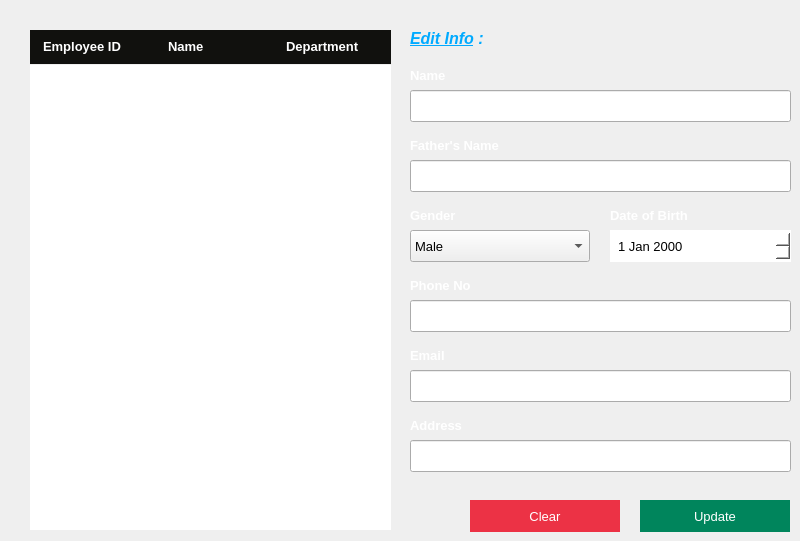
    <widget class="QWidget" name="updateEmpWidget">
     <property name="styleSheet">
      <string notr="true">#updateEmpWidget
{
	background:#2D2D2D;
}

</string>
     </property>
     <widget class="QLineEdit" name="updateEmpName">
      <property name="geometry">
       <rect>
        <x>410</x>
        <y>90</y>
        <width>381</width>
        <height>32</height>
       </rect>
      </property>
      <property name="font">
       <font>
        <family>Arial</family>
        <pointsize>10</pointsize>
       </font>
      </property>
      <property name="styleSheet">
       <string notr="true"/>
      </property>
     </widget>
     <widget class="QLabel" name="id_15">
      <property name="geometry">
       <rect>
        <x>410</x>
        <y>65</y>
        <width>141</width>
        <height>21</height>
       </rect>
      </property>
      <property name="font">
       <font>
        <pointsize>10</pointsize>
        <bold>true</bold>
       </font>
      </property>
      <property name="text">
       <string>&lt;html&gt;&lt;head/&gt;&lt;body&gt;&lt;p&gt;&lt;span style=&quot; color:#ffffff;&quot;&gt;Name&lt;/span&gt;&lt;/p&gt;&lt;/body&gt;&lt;/html&gt;</string>
      </property>
     </widget>
     <widget class="QLabel" name="id_16">
      <property name="geometry">
       <rect>
        <x>410</x>
        <y>345</y>
        <width>141</width>
        <height>21</height>
       </rect>
      </property>
      <property name="font">
       <font>
        <pointsize>10</pointsize>
        <bold>true</bold>
       </font>
      </property>
      <property name="text">
       <string>&lt;html&gt;&lt;head/&gt;&lt;body&gt;&lt;p&gt;&lt;span style=&quot; color:#ffffff;&quot;&gt;Email&lt;/span&gt;&lt;/p&gt;&lt;/body&gt;&lt;/html&gt;</string>
      </property>
     </widget>
     <widget class="QLabel" name="id_17">
      <property name="geometry">
       <rect>
        <x>410</x>
        <y>205</y>
        <width>141</width>
        <height>21</height>
       </rect>
      </property>
      <property name="font">
       <font>
        <pointsize>10</pointsize>
        <bold>true</bold>
       </font>
      </property>
      <property name="text">
       <string>&lt;html&gt;&lt;head/&gt;&lt;body&gt;&lt;p&gt;&lt;span style=&quot; color:#ffffff;&quot;&gt;Gender&lt;/span&gt;&lt;/p&gt;&lt;/body&gt;&lt;/html&gt;</string>
      </property>
     </widget>
     <widget class="QComboBox" name="updateEmpGender">
      <property name="geometry">
       <rect>
        <x>410</x>
        <y>230</y>
        <width>180</width>
        <height>32</height>
       </rect>
      </property>
      <property name="font">
       <font>
        <family>Arial</family>
        <pointsize>10</pointsize>
       </font>
      </property>
      <property name="styleSheet">
       <string notr="true">#empDesig
{
	background:white;
	color:black;
	border:none;
	padding-left:6px;
}</string>
      </property>
      <item>
       <property name="text">
        <string>Male</string>
       </property>
      </item>
      <item>
       <property name="text">
        <string>Female</string>
       </property>
      </item>
      <item>
       <property name="text">
        <string>Other</string>
       </property>
      </item>
     </widget>
     <widget class="QLabel" name="id_19">
      <property name="geometry">
       <rect>
        <x>610</x>
        <y>205</y>
        <width>141</width>
        <height>21</height>
       </rect>
      </property>
      <property name="font">
       <font>
        <pointsize>10</pointsize>
        <bold>true</bold>
       </font>
      </property>
      <property name="text">
       <string>&lt;html&gt;&lt;head/&gt;&lt;body&gt;&lt;p&gt;&lt;span style=&quot; color:#ffffff;&quot;&gt;Date of Birth&lt;/span&gt;&lt;/p&gt;&lt;/body&gt;&lt;/html&gt;</string>
      </property>
     </widget>
     <widget class="QLabel" name="id_18">
      <property name="geometry">
       <rect>
        <x>410</x>
        <y>275</y>
        <width>141</width>
        <height>21</height>
       </rect>
      </property>
      <property name="font">
       <font>
        <pointsize>10</pointsize>
        <bold>true</bold>
       </font>
      </property>
      <property name="text">
       <string>&lt;html&gt;&lt;head/&gt;&lt;body&gt;&lt;p&gt;&lt;span style=&quot; color:#ffffff;&quot;&gt;Phone No&lt;/span&gt;&lt;/p&gt;&lt;/body&gt;&lt;/html&gt;</string>
      </property>
     </widget>
     <widget class="QLineEdit" name="updateEmpPhone">
      <property name="geometry">
       <rect>
        <x>410</x>
        <y>300</y>
        <width>381</width>
        <height>32</height>
       </rect>
      </property>
      <property name="font">
       <font>
        <family>Arial</family>
        <pointsize>10</pointsize>
       </font>
      </property>
      <property name="styleSheet">
       <string notr="true"/>
      </property>
     </widget>
     <widget class="QLineEdit" name="updateEmpEmail">
      <property name="geometry">
       <rect>
        <x>410</x>
        <y>370</y>
        <width>381</width>
        <height>32</height>
       </rect>
      </property>
      <property name="font">
       <font>
        <family>Arial</family>
        <pointsize>10</pointsize>
       </font>
      </property>
      <property name="styleSheet">
       <string notr="true"/>
      </property>
     </widget>
     <widget class="QLineEdit" name="updateEmpAddress">
      <property name="geometry">
       <rect>
        <x>410</x>
        <y>440</y>
        <width>381</width>
        <height>32</height>
       </rect>
      </property>
      <property name="font">
       <font>
        <family>Arial</family>
        <pointsize>10</pointsize>
       </font>
      </property>
      <property name="styleSheet">
       <string notr="true"/>
      </property>
     </widget>
     <widget class="QLabel" name="id_20">
      <property name="geometry">
       <rect>
        <x>410</x>
        <y>415</y>
        <width>141</width>
        <height>21</height>
       </rect>
      </property>
      <property name="font">
       <font>
        <pointsize>10</pointsize>
        <bold>true</bold>
       </font>
      </property>
      <property name="text">
       <string>&lt;html&gt;&lt;head/&gt;&lt;body&gt;&lt;p&gt;&lt;span style=&quot; color:#ffffff;&quot;&gt;Address&lt;/span&gt;&lt;/p&gt;&lt;/body&gt;&lt;/html&gt;</string>
      </property>
     </widget>
     <widget class="QLabel" name="id_21">
      <property name="geometry">
       <rect>
        <x>410</x>
        <y>135</y>
        <width>141</width>
        <height>21</height>
       </rect>
      </property>
      <property name="font">
       <font>
        <pointsize>10</pointsize>
        <bold>true</bold>
       </font>
      </property>
      <property name="text">
       <string>&lt;html&gt;&lt;head/&gt;&lt;body&gt;&lt;p&gt;&lt;span style=&quot; color:#ffffff;&quot;&gt;Father's Name&lt;/span&gt;&lt;/p&gt;&lt;/body&gt;&lt;/html&gt;</string>
      </property>
     </widget>
     <widget class="QLineEdit" name="updateEmpFName">
      <property name="geometry">
       <rect>
        <x>410</x>
        <y>160</y>
        <width>381</width>
        <height>32</height>
       </rect>
      </property>
      <property name="font">
       <font>
        <family>Arial</family>
        <pointsize>10</pointsize>
       </font>
      </property>
      <property name="styleSheet">
       <string notr="true"/>
      </property>
     </widget>
     <widget class="QPushButton" name="pushButton_7">
      <property name="geometry">
       <rect>
        <x>640</x>
        <y>500</y>
        <width>150</width>
        <height>32</height>
       </rect>
      </property>
      <property name="font">
       <font>
        <pointsize>10</pointsize>
       </font>
      </property>
      <property name="cursor">
       <cursorShape>PointingHandCursor</cursorShape>
      </property>
      <property name="focusPolicy">
       <enum>Qt::TabFocus</enum>
      </property>
      <property name="styleSheet">
       <string notr="true">#pushButton_7
{
	background:#00855C;
	border:none;
	color:white;
}

#pushButton_7:hover
{
	background:#2D2D2D;
	border:2px solid #00855C;
	color:#00855C;
}</string>
      </property>
      <property name="text">
       <string>Update</string>
      </property>
     </widget>
     <widget class="QPushButton" name="pushButton_8">
      <property name="geometry">
       <rect>
        <x>470</x>
        <y>500</y>
        <width>150</width>
        <height>32</height>
       </rect>
      </property>
      <property name="font">
       <font>
        <pointsize>10</pointsize>
       </font>
      </property>
      <property name="cursor">
       <cursorShape>PointingHandCursor</cursorShape>
      </property>
      <property name="focusPolicy">
       <enum>Qt::TabFocus</enum>
      </property>
      <property name="styleSheet">
       <string notr="true">#pushButton_8
{
	background:#EC3245;
	border:none;
	color:white;
}

#pushButton_8:hover
{
	background:#2d2d2d;
	border:2px solid #EC3245;
	color:#EC3245;
}</string>
      </property>
      <property name="text">
       <string>Clear</string>
      </property>
     </widget>
     <widget class="QLabel" name="label_20">
      <property name="geometry">
       <rect>
        <x>410</x>
        <y>23</y>
        <width>81</width>
        <height>31</height>
       </rect>
      </property>
      <property name="font">
       <font>
        <family>Arial</family>
        <pointsize>12</pointsize>
        <bold>true</bold>
       </font>
      </property>
      <property name="text">
       <string>&lt;html&gt;&lt;head/&gt;&lt;body&gt;&lt;p&gt;&lt;span style=&quot; font-style:italic; text-decoration: underline; color:#00aaff;&quot;&gt;Edit Info&lt;/span&gt;&lt;span style=&quot; font-style:italic; color:#00aaff;&quot;&gt; : &lt;/span&gt;&lt;/p&gt;&lt;/body&gt;&lt;/html&gt;</string>
      </property>
     </widget>
     <widget class="QDateEdit" name="updateEmpDOB">
      <property name="geometry">
       <rect>
        <x>610</x>
        <y>230</y>
        <width>181</width>
        <height>32</height>
       </rect>
      </property>
      <property name="font">
       <font>
        <family>Arial</family>
        <pointsize>10</pointsize>
       </font>
      </property>
      <property name="styleSheet">
       <string notr="true">#updateEmpDOB
{
	background:white;
	color:black;
	border:none;
	padding-left:6px;
}</string>
      </property>
     </widget>
     <widget class="QTableView" name="updateTableView">
      <property name="geometry">
       <rect>
        <x>30</x>
        <y>65</y>
        <width>361</width>
        <height>465</height>
       </rect>
      </property>
      <property name="sizePolicy">
       <sizepolicy hsizetype="Fixed" vsizetype="Fixed">
        <horstretch>0</horstretch>
        <verstretch>0</verstretch>
       </sizepolicy>
      </property>
      <property name="focusPolicy">
       <enum>Qt::NoFocus</enum>
      </property>
      <property name="autoFillBackground">
       <bool>false</bool>
      </property>
      <property name="frameShape">
       <enum>QFrame::NoFrame</enum>
      </property>
      <property name="horizontalScrollBarPolicy">
       <enum>Qt::ScrollBarAlwaysOff</enum>
      </property>
      <property name="sizeAdjustPolicy">
       <enum>QAbstractScrollArea::AdjustIgnored</enum>
      </property>
      <property name="editTriggers">
       <set>QAbstractItemView::NoEditTriggers</set>
      </property>
      <property name="tabKeyNavigation">
       <bool>false</bool>
      </property>
      <property name="showDropIndicator" stdset="0">
       <bool>false</bool>
      </property>
      <property name="dragDropOverwriteMode">
       <bool>false</bool>
      </property>
      <property name="alternatingRowColors">
       <bool>true</bool>
      </property>
      <property name="selectionMode">
       <enum>QAbstractItemView::SingleSelection</enum>
      </property>
      <property name="selectionBehavior">
       <enum>QAbstractItemView::SelectRows</enum>
      </property>
      <property name="textElideMode">
       <enum>Qt::ElideNone</enum>
      </property>
      <property name="showGrid">
       <bool>false</bool>
      </property>
      <property name="gridStyle">
       <enum>Qt::NoPen</enum>
      </property>
      <property name="cornerButtonEnabled">
       <bool>false</bool>
      </property>
      <attribute name="horizontalHeaderVisible">
       <bool>false</bool>
      </attribute>
      <attribute name="horizontalHeaderMinimumSectionSize">
       <number>30</number>
      </attribute>
      <attribute name="horizontalHeaderDefaultSectionSize">
       <number>120</number>
      </attribute>
     </widget>
     <widget class="QLabel" name="label_26">
      <property name="geometry">
       <rect>
        <x>30</x>
        <y>30</y>
        <width>131</width>
        <height>34</height>
       </rect>
      </property>
      <property name="font">
       <font>
        <pointsize>10</pointsize>
        <bold>true</bold>
       </font>
      </property>
      <property name="styleSheet">
       <string notr="true">#label_26
{
	color:white;
	background:#11110E;
padding-left:10px;
}</string>
      </property>
      <property name="text">
       <string>&lt;html&gt;&lt;head/&gt;&lt;body&gt;&lt;p&gt;    Employee ID&lt;/p&gt;&lt;/body&gt;&lt;/html&gt;</string>
      </property>
     </widget>
     <widget class="QLabel" name="label_27">
      <property name="geometry">
       <rect>
        <x>160</x>
        <y>30</y>
        <width>120</width>
        <height>34</height>
       </rect>
      </property>
      <property name="font">
       <font>
        <pointsize>10</pointsize>
        <bold>true</bold>
       </font>
      </property>
      <property name="styleSheet">
       <string notr="true">#label_27
{
	color:white;
	background:#11110E;
	padding-left:5px;
}</string>
      </property>
      <property name="text">
       <string>&lt;html&gt;&lt;head/&gt;&lt;body&gt;&lt;p&gt;Name&lt;/p&gt;&lt;/body&gt;&lt;/html&gt;</string>
      </property>
     </widget>
     <widget class="QLabel" name="label_28">
      <property name="geometry">
       <rect>
        <x>280</x>
        <y>30</y>
        <width>111</width>
        <height>34</height>
       </rect>
      </property>
      <property name="font">
       <font>
        <pointsize>10</pointsize>
        <bold>true</bold>
       </font>
      </property>
      <property name="styleSheet">
       <string notr="true">#label_28
{
	color:white;
	background:#11110E;
	padding-left:3px;
}</string>
      </property>
      <property name="text">
       <string>&lt;html&gt;&lt;head/&gt;&lt;body&gt;&lt;p&gt;Department&lt;/p&gt;&lt;/body&gt;&lt;/html&gt;</string>
      </property>
     </widget>
     <widget class="QLabel" name="updateEmpID">
      <property name="geometry">
       <rect>
        <x>485</x>
        <y>23</y>
        <width>191</width>
        <height>31</height>
       </rect>
      </property>
      <property name="font">
       <font>
        <family>Arial</family>
        <pointsize>11</pointsize>
        <italic>true</italic>
       </font>
      </property>
      <property name="styleSheet">
       <string notr="true">color:white;
font-style:italic;</string>
      </property>
      <property name="text">
       <string>&lt;html&gt;&lt;head/&gt;&lt;body&gt;&lt;p&gt;&lt;br/&gt;&lt;/p&gt;&lt;/body&gt;&lt;/html&gt;</string>
      </property>
     </widget>
    </widget>
